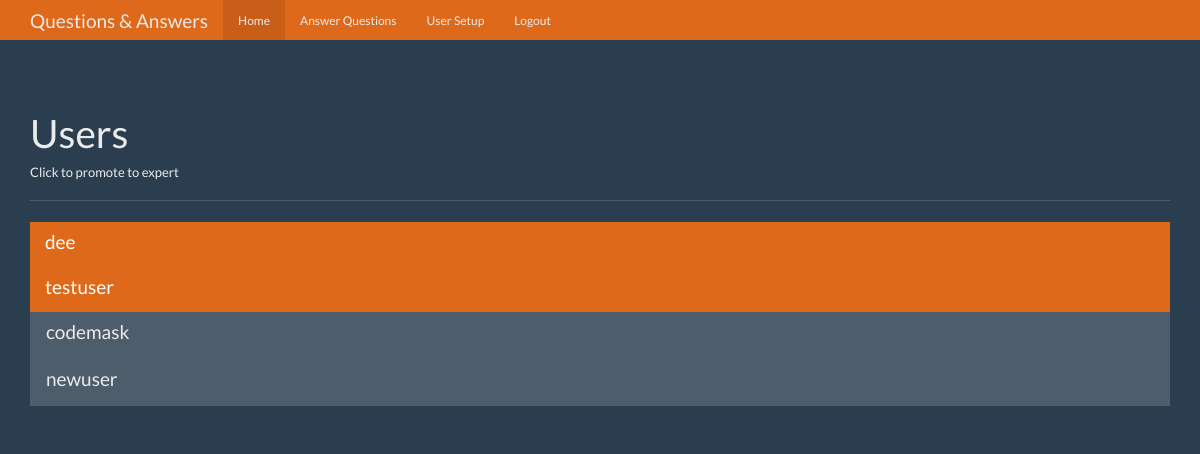
The app's page /users (signed in) with its own data.
### tables this page shows
CREATE TABLE users (
    id integer primary key autoincrement,
    name text not null,
    password text not null,
    expert boolean not null,
    admin boolean not null
);

### app.py (the view)
@app.route('/users')
def users():
    user = get_active_user()
    db = get_db()
    user_cur = db.execute('SELECT * FROM users')
    user_results = user_cur.fetchall()
    return render_template('users.html', user=user, users=user_results)

### app.py (called while the page is built)
def get_active_user():
    active_user = None
    if 'user' in session:
        user = session['user']
        db = get_db()
        user_cur = db.execute('SELECT * FROM users WHERE name = ?', [user])
        active_user = user_cur.fetchone()
    return active_user

### database.py (called while the page is built)
def connect_db():
    sql = sqlite3.connect('/home/codemask/Documents/FlaskProject/question_answer/questions.db')
    sql.row_factory = sqlite3.Row
    return sql

def get_db():
    if not hasattr(g, 'sqlite_db'):
        g.sqlite_db = connect_db()
    return g.sqlite_db

### templates/users.html (shortened to what this page needs)
<!DOCTYPE html>
<html lang="en">
  <head>
    <link href="{{ url_for('static', filename='bootstrap.min.css') }}" rel="stylesheet">
    <link href="{{ url_for('static', filename='theme.css') }}" rel="stylesheet">
  </head>
  <body>
    <nav class="navbar navbar-inverse navbar-fixed-top">
      <div class="container">
        <div class="navbar-header">
          <a class="navbar-brand" href="#">Questions & Answers</a>
        </div>
        <div id="navbar" class="navbar-collapse collapse">
            <ul class="nav navbar-nav">
                <li class="active"><a href="{{ url_for('index') }}">Home</a></li>
                {% if user and user['expert']==1 %}
                <li><a href="{{ url_for('unanswered') }}">Answer Questions</a></li>
                {% endif %}
                {% if user and user['admin']==1 %}
                <li><a href="{{ url_for('users')}}">User Setup</a></li>
                {% endif %}
                {% if user %}
                <li><a href="{{ url_for('logout') }}">Logout</a></li>
                {% endif %}
              </ul>
        </div>
      </div>
    </nav>
    <div class="container theme-showcase" role="main">
      <div class="page-header">
        <h1>Users</h1>
        <h6>Click to promote to expert</h6>
      </div>
      <div class="row">
        <div class="col-lg-12">
          <div class="list-group">
            {% for user in users %}
            <a href="{{ url_for('promote', user_id=user['id']) }}" class="list-group-item {% if user['expert'] == 1 %} active
            {% endif %}">
                <h4 class="list-group-item-heading">{{ user['name'] }}</h4>
            </a>
            {% endfor %}
          </div>
        </div>
      </div>
    </div>
  </body>
</html>

### static/theme.css (style rules this page uses)
body { padding-top: 70px; padding-bottom: 30px; }

### records on screen
users: name "dee"
users: name "testuser"
users: name "codemask"
users: name "newuser"
